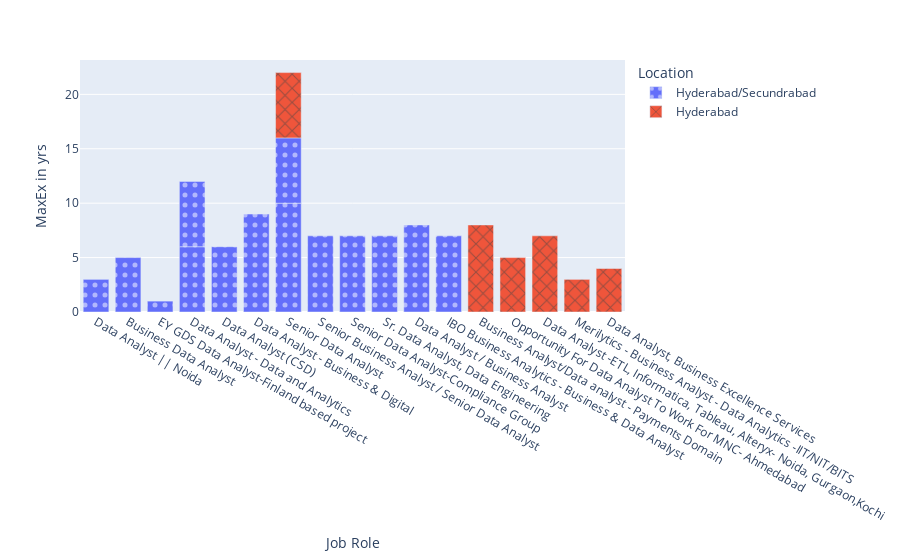

Notebook cell for this chart:
### Markdown cell above
## which job role is having maximum exp hiring at  which locations

### Code cell
import plotly.express as px

fig = px.bar(df_naukri[:20], x="Job Role", y="MaxEx in yrs", color="Location",
             pattern_shape="Location", pattern_shape_sequence=[".", "x", "+"])
fig.show()

### Figure 1 — Plotly figure (JSON) as saved in the notebook; plotly's stock layout.template omitted (floating-point values rounded to 4 significant figures)
{"data": [{"alignmentgroup": "True", "hovertemplate": "Location=Hyderabad/Secundrabad<br>Job Role=%{x}<br>MaxEx in yrs=%{y}<extra></extra>", "legendgroup": "Hyderabad/Secundrabad", "marker": {"color": "#636efa", "pattern": {"shape": "."}}, "name": "Hyderabad/Secundrabad", "offsetgroup": "Hyderabad/Secundrabad", "orientation": "v", "showlegend": true, "textposition": "auto", "type": "bar", "x": ["Data Analyst || Noida", "Business Data Analyst", "EY GDS Data Analyst-Finland based project", "Data Analyst - Data and Analytics", "Data Analyst - Data and Analytics", "Data Analyst (CSD)", "Data Analyst - Business & Digital", "Senior Data Analyst", "Senior Business Analyst / Senior Data Analyst", "Senior Data Analyst", "Senior Data Analyst-Compliance Group", "Sr. Data Analyst, Data Engineering", "Data Analyst / Business Analyst", "IBO Business Analytics - Business & Data Analyst"], "xaxis": "x", "y": [3, 5, 1, 6, 6, 6, 9, 10, 7, 6, 7, 7, 8, 7], "yaxis": "y"}, {"alignmentgroup": "True", "hovertemplate": "Location=Hyderabad<br>Job Role=%{x}<br>MaxEx in yrs=%{y}<extra></extra>", "legendgroup": "Hyderabad", "marker": {"color": "#EF553B", "pattern": {"shape": "x"}}, "name": "Hyderabad", "offsetgroup": "Hyderabad", "orientation": "v", "showlegend": true, "textposition": "auto", "type": "bar", "x": ["Business Analyst/Data analyst - Payments Domain", "Opportunity For Data Analyst To Work For MNC- Ahmedabad", "Data Analyst -ETL, Informatica, Tableau, Alteryx- Noida, Gurgaon,Kochi", "Merilytics - Business Analyst - Data Analytics -IIT/NIT/BITS", "Data Analyst, Business Excellence Services", "Senior Data Analyst"], "xaxis": "x", "y": [8, 5, 7, 3, 4, 6], "yaxis": "y"}], "layout": {"barmode": "relative", "legend": {"title": {"text": "Location"}, "tracegroupgap": 0}, "margin": {"t": 60}, "xaxis": {"anchor": "y", "domain": [0, 1], "title": {"text": "Job Role"}}, "yaxis": {"anchor": "x", "domain": [0, 1], "title": {"text": "MaxEx in yrs"}}}}
